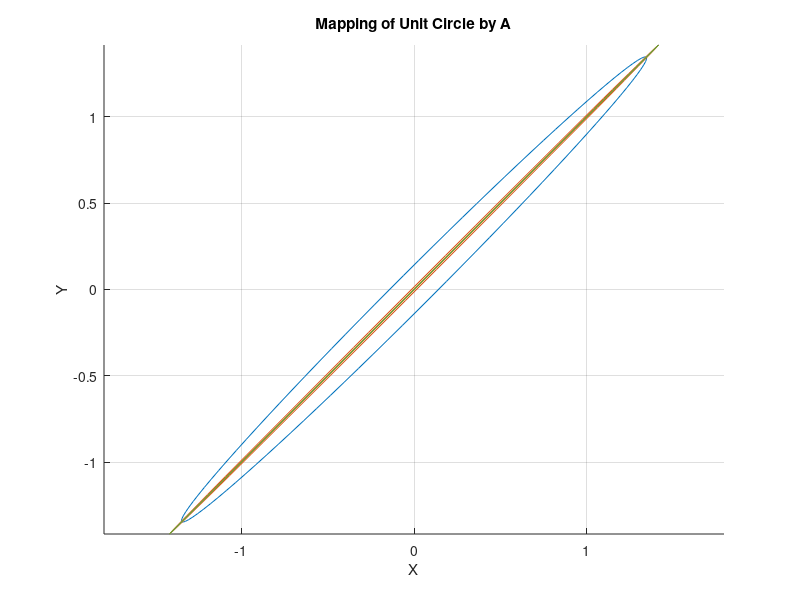

This figure's MATLAB source:
% Values of 'a'  close to 1
a_value = [0.9, 0.99, 0.999, 0.9999, 0.99999];

% Create a figure to plot the results
figure;
hold on;

for a = a_value
    % Define the matrix A for the current 'a' value
    A = [1, a; a, 1];
    
    % Generate points on the unit circle
    alpha = linspace(0, 2 * pi, 100); % Create 100 points around the unit circle
    x = cos(alpha);
    y= sin(alpha);
    
    % Apply the transformation A to the unit circle points
    points = A * [x; y];
    
    % Plot the mapped points
    plot(points(1, :), points(2, :), 'DisplayName', ['a = ', num2str(a)]);
end

axis equal;
title('Mapping of Unit Circle by A');
xlabel('X');
ylabel('Y');
grid on;

hold off;
